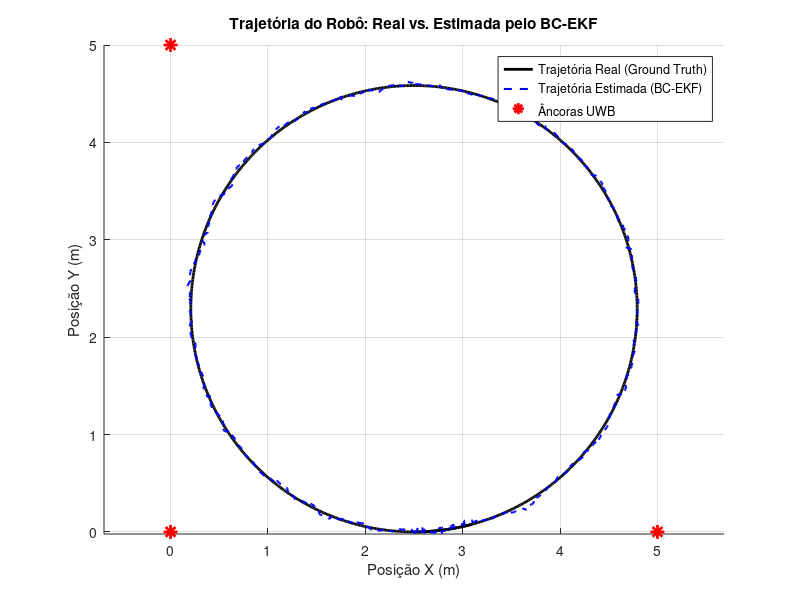
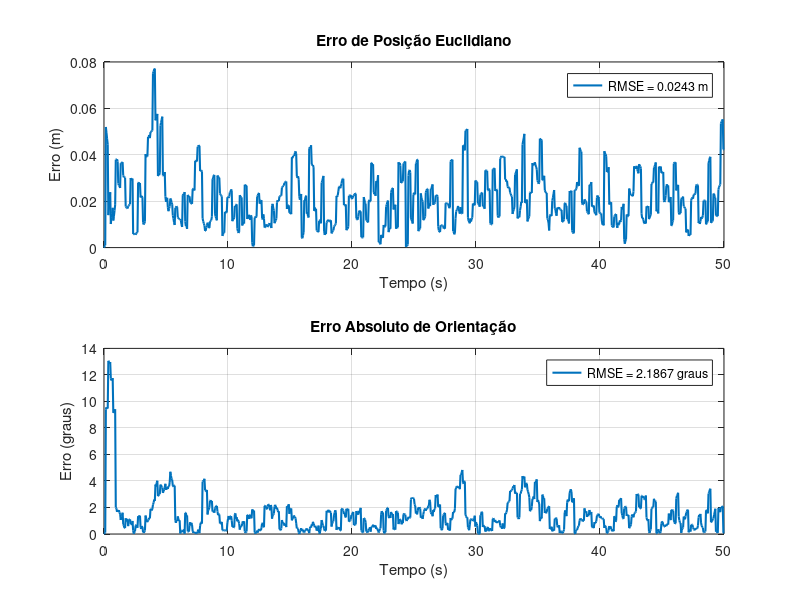

Write MATLAB code to recreate these figures, in order.
clear all;
close all;
clc;

%% 1. Definição do Ambiente e Parâmetros da Simulação

% Parâmetros de tempo da simulação
T = 0.05;                   % Período de amostragem (s) 
t_final = 50;               % Tempo total da simulação (s) 
t = 0:T:t_final;            % Vetor de tempo

% Frequências de atualização dos sensores
f_pred = 1/T;               % Frequência da odometria (Hz)
f_corr = 5;                 % Frequência das medições UWB (Hz)
% Razão entre as frequências para controle da atualização do EKF
update_ratio = f_pred / f_corr; 

% Posição das âncoras UWB no plano (x, y, z)
% Coordenadas baseadas na simulação do artigo 
anchors = [0 0 1;  % a1
           0 5 1;  % a2
           5 0 1]';% a3
num_anchors = size(anchors, 2);
fprintf('Ambiente configurado com %d âncoras.\n', num_anchors);

%% 2. Configuração do Robô e da Trajetória Real (Ground Truth)

% Parâmetros físicos do robô
l = 0.65 / 2; % Metade da distância da baseline (m). Baseline de 0.65m [cite: 378]
z_c = 0.5;    % Altura constante das tags no robô (m) [cite: 119]

% Estado inicial real do robô [x, y, theta]'
x_true = [2.5; 0; 0]; % [cite: 275]

% Entradas de controle (velocidades) para gerar a trajetória
v_true = 0.3;     % Velocidade linear constante (m/s) 
w_true = 7.5 * (pi/180); % Velocidade angular constante (rad/s) 

% Armazenamento da trajetória real (ground truth)
x_hist_true = zeros(3, length(t));
x_hist_true(:,1) = x_true;

% Geração da trajetória real (cinemática do robô)
for k = 2:length(t)
    theta = x_hist_true(3, k-1);
    % Modelo cinemático de Runge-Kutta de 2ª ordem
    x_hist_true(1, k) = x_hist_true(1, k-1) + v_true * T * cos(theta + w_true*T/2);
    x_hist_true(2, k) = x_hist_true(2, k-1) + v_true * T * sin(theta + w_true*T/2);
    x_hist_true(3, k) = x_hist_true(3, k-1) + w_true * T;
    % Normalizar o ângulo entre -pi e pi
    x_hist_true(3, k) = atan2(sin(x_hist_true(3, k)), cos(x_hist_true(3, k)));
end

fprintf('Trajetória real (ground truth) gerada com sucesso.\n');

%% 3. Modelo dos Sensores e Geração de Medições com Ruído
% Definição dos ruídos dos sensores
% Desvio padrão do ruído da odometria
sigma_v = 0.02;  % Ruído na velocidade linear (m/s)
sigma_w = 0.05;  % Ruído na velocidade angular (rad/s)

ruido_medicao = 0.0025;
sigma_uwb = sqrt(ruido_medicao); 

% Geração das medições ruidosas da odometria
input_noisy = [v_true + sigma_v * randn(1, length(t));
               w_true + sigma_w * randn(1, length(t))];

% Geração das medições ruidosas de distância UWB
z_hist = zeros(2 * num_anchors, length(t));
for k = 1:length(t)
    xt = x_hist_true(1, k);
    yt = x_hist_true(2, k);
    thetat = x_hist_true(3, k);
    
    % Posição real das tags no instante k
    pf_true = [xt + l*cos(thetat); yt + l*sin(thetat); z_c];
    pr_true = [xt - l*cos(thetat); yt - l*sin(thetat); z_c];

    % Calcular distâncias reais e adicionar ruído
    for i = 1:num_anchors
        dist_f = norm(pf_true - anchors(:,i)) + sigma_uwb * randn;
        dist_r = norm(pr_true - anchors(:,i)) + sigma_uwb * randn;
        z_hist(2*i-1, k) = dist_f;
        z_hist(2*i, k)   = dist_r;
    end
end
fprintf('Medições simuladas de odometria e UWB geradas com ruído.\n');

%% 4. Implementação do Filtro BC-EKF

% Estado inicial estimado e covariância inicial
x_est = [2.5; 0; 0]; % Inicia com o valor real 
P = diag([0.1, 0.1, 0.1]); % Incerteza inicial

% Matrizes de Covariância de Ruído do EKF
% Ruído do processo (Q) - Incerteza do modelo de movimento
% Baseado nos ruídos de velocidade e odometria
Q = diag([sigma_v^2, sigma_v^2, sigma_w^2]) * T; 

Q = diag([0.0001, 0.0001, 0.0001]); 

% Ruído da medição (R) - Incerteza das medições UWB
R = diag(repelem(sigma_uwb^2, 2 * num_anchors)); 

% Armazenamento do histórico de estados estimados
x_hist_est = zeros(3, length(t));
x_hist_est(:,1) = x_est;

fprintf('Iniciando o loop de filtragem do BC-EKF...\n');
% ====================== LOOP PRINCIPAL DA SIMULAÇÃO ======================
for k = 2:length(t)
    
    % --- ETAPA DE PREDIÇÃO (ALTA FREQUÊNCIA) ---
  
    % Extrai odometria ruidosa como entrada de controle
    v_k = input_noisy(1, k);
    w_k = input_noisy(2, k);
    
    theta_prev = x_est(3);
    
    % Predição do estado usando o modelo cinemático (Equação 5 e 11)
    x_pred = x_est + [v_k * T * cos(theta_prev + w_k*T/2);
                      v_k * T * sin(theta_prev + w_k*T/2);
                      w_k * T];
    x_pred(3) = atan2(sin(x_pred(3)), cos(x_pred(3))); % Normaliza ângulo

    % Jacobiano do modelo de predição (A_k) (Equação 6)
    A_k = [1 0 -v_k*T*sin(theta_prev + w_k*T/2);
           0 1  v_k*T*cos(theta_prev + w_k*T/2);
           0 0  1];
           
    % Predição da covariância do erro (Equação 12)
    P_pred = A_k * P * A_k' + Q;
    
    % --- ETAPA DE CORREÇÃO (BAIXA FREQUÊNCIA) ---

    % Verifica se é um passo de tempo para correção UWB
    if mod(k, update_ratio) == 0
        
        % Posições estimadas das tags baseadas no estado predito (Equação 8)
        xp = x_pred(1); yp = x_pred(2); theta_p = x_pred(3);
        pf_pred = [xp + l*cos(theta_p); yp + l*sin(theta_p); z_c];
        pr_pred = [xp - l*cos(theta_p); yp - l*sin(theta_p); z_c];
        
        % Vetor de medição esperada h(x_pred, 0) (Equação 7)
        h_pred = zeros(2 * num_anchors, 1);
        for i = 1:num_anchors
            h_pred(2*i-1) = norm(pf_pred - anchors(:,i));
            h_pred(2*i)   = norm(pr_pred - anchors(:,i));
        end

        % Jacobiano do modelo de medição (H_k) (Equação 9 e 10)

        H_k = zeros(2 * num_anchors, 3);
        for i = 1:num_anchors
            % Derivadas para a tag frontal (f)
            D_fi = h_pred(2*i-1);
            C_fi = -(pf_pred(1)-anchors(1,i))*l*sin(theta_p) + (pf_pred(2)-anchors(2,i))*l*cos(theta_p);
            H_k(2*i-1, :) = [(pf_pred(1)-anchors(1,i))/D_fi, (pf_pred(2)-anchors(2,i))/D_fi, C_fi/D_fi];
            
            % Derivadas para a tag traseira (r)
            D_ri = h_pred(2*i);
            C_ri = (pr_pred(1)-anchors(1,i))*l*sin(theta_p) - (pr_pred(2)-anchors(2,i))*l*cos(theta_p);
            H_k(2*i, :) = [(pr_pred(1)-anchors(1,i))/D_ri, (pr_pred(2)-anchors(2,i))/D_ri, C_ri/D_ri];
        end
        
        % Cálculo do Ganho de Kalman (K_k) (Equação 13)
        K_k = P_pred * H_k' / (H_k * P_pred * H_k' + R);
        
        % Vetor de medição real no instante k
        z_k = z_hist(:,k);
        
        % Correção do estado (x_k) (Equação 15)
        x_est = x_pred + K_k * (z_k - h_pred);
        x_est(3) = atan2(sin(x_est(3)), cos(x_est(3))); % Normaliza ângulo
        
        % Correção da covariância (P_k) (Equação 14)
        P = (eye(3) - K_k * H_k) * P_pred;
        
    else % Se não houver medição UWB, a predição se torna a estimativa
        x_est = x_pred;
        P = P_pred;
    end
    
    % Armazena o estado estimado
    x_hist_est(:, k) = x_est;
end

fprintf('Simulação concluída.\n');

%% 5. Visualização dos Resultados

fprintf('Gerando gráficos de resultados...\n');

% Gráfico 1: Comparação de Trajetórias
figure('Name', 'Comparação de Trajetórias');
hold on; grid on; axis equal;
plot(x_hist_true(1,:), x_hist_true(2,:), 'k', 'LineWidth', 2);
plot(x_hist_est(1,:), x_hist_est(2,:), 'b--', 'LineWidth', 1.5);
plot(anchors(1,:), anchors(2,:), 'r*', 'MarkerSize', 10, 'LineWidth', 2);
title('Trajetória do Robô: Real vs. Estimada pelo BC-EKF');
xlabel('Posição X (m)');
ylabel('Posição Y (m)');
legend('Trajetória Real (Ground Truth)', 'Trajetória Estimada (BC-EKF)', 'Âncoras UWB');
hold off;

% Gráfico 2: Erro de Posição e Orientação ao Longo do Tempo
% Cálculo do erro
error = x_hist_true - x_hist_est;
error(3,:) = atan2(sin(error(3,:)), cos(error(3,:))); % Normaliza erro angular
pos_error = vecnorm(error(1:2,:)); % Erro de posição Euclidiano
heading_error_deg = abs(error(3,:)) * (180/pi); % Erro de orientação em graus

figure('Name', 'Erro de Estimação ao Longo do Tempo');
subplot(2,1,1);
plot(t, pos_error, 'LineWidth', 1.5);
grid on;
title('Erro de Posição Euclidiano');
xlabel('Tempo (s)');
ylabel('Erro (m)');
rmse_pos = sqrt(mean(pos_error.^2));
legend(sprintf('RMSE = %.4f m', rmse_pos));

subplot(2,1,2);
plot(t, heading_error_deg, 'LineWidth', 1.5);
grid on;
title('Erro Absoluto de Orientação');
xlabel('Tempo (s)');
ylabel('Erro (graus)');
rmse_heading = sqrt(mean(heading_error_deg.^2));
legend(sprintf('RMSE = %.4f graus', rmse_heading));

fprintf('RMSE Posição: %.4f m\n', rmse_pos);
fprintf('RMSE Orientação: %.4f graus\n', rmse_heading);
fprintf('Processo finalizado.\n');